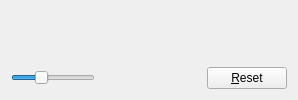
     <widget class="QWidget" name="pageNetTraffic">
      <layout class="QHBoxLayout" name="horizontalLayout_3">
       <item>
        <layout class="QVBoxLayout" name="verticalLayout_4">
         <item>
          <widget class="TrafficGraphWidget" name="trafficGraph" native="true">
           <property name="sizePolicy">
            <sizepolicy hsizetype="Expanding" vsizetype="Expanding">
             <horstretch>0</horstretch>
             <verstretch>0</verstretch>
            </sizepolicy>
           </property>
          </widget>
         </item>
         <item>
          <layout class="QHBoxLayout" name="horizontalLayout_2">
           <item>
            <widget class="QSlider" name="sldGraphRange">
             <property name="minimum">
              <number>0</number>
             </property>
             <property name="maximum">
              <number>9</number>
             </property>
             <property name="pageStep">
              <number>1</number>
             </property>
             <property name="value">
              <number>3</number>
             </property>
             <property name="orientation">
              <enum>Qt::Horizontal</enum>
             </property>
            </widget>
           </item>
           <item>
            <widget class="QLabel" name="lblGraphRange">
             <property name="minimumSize">
              <size>
               <width>100</width>
               <height>0</height>
              </size>
             </property>
             <property name="alignment">
              <set>Qt::AlignCenter</set>
             </property>
            </widget>
           </item>
           <item>
            <widget class="QPushButton" name="btnClearTrafficGraph">
             <property name="text">
              <string>&amp;Reset</string>
             </property>
             <property name="autoDefault">
              <bool>false</bool>
             </property>
            </widget>
           </item>
          </layout>
         </item>
        </layout>
       </item>
      </layout>
     </widget>
